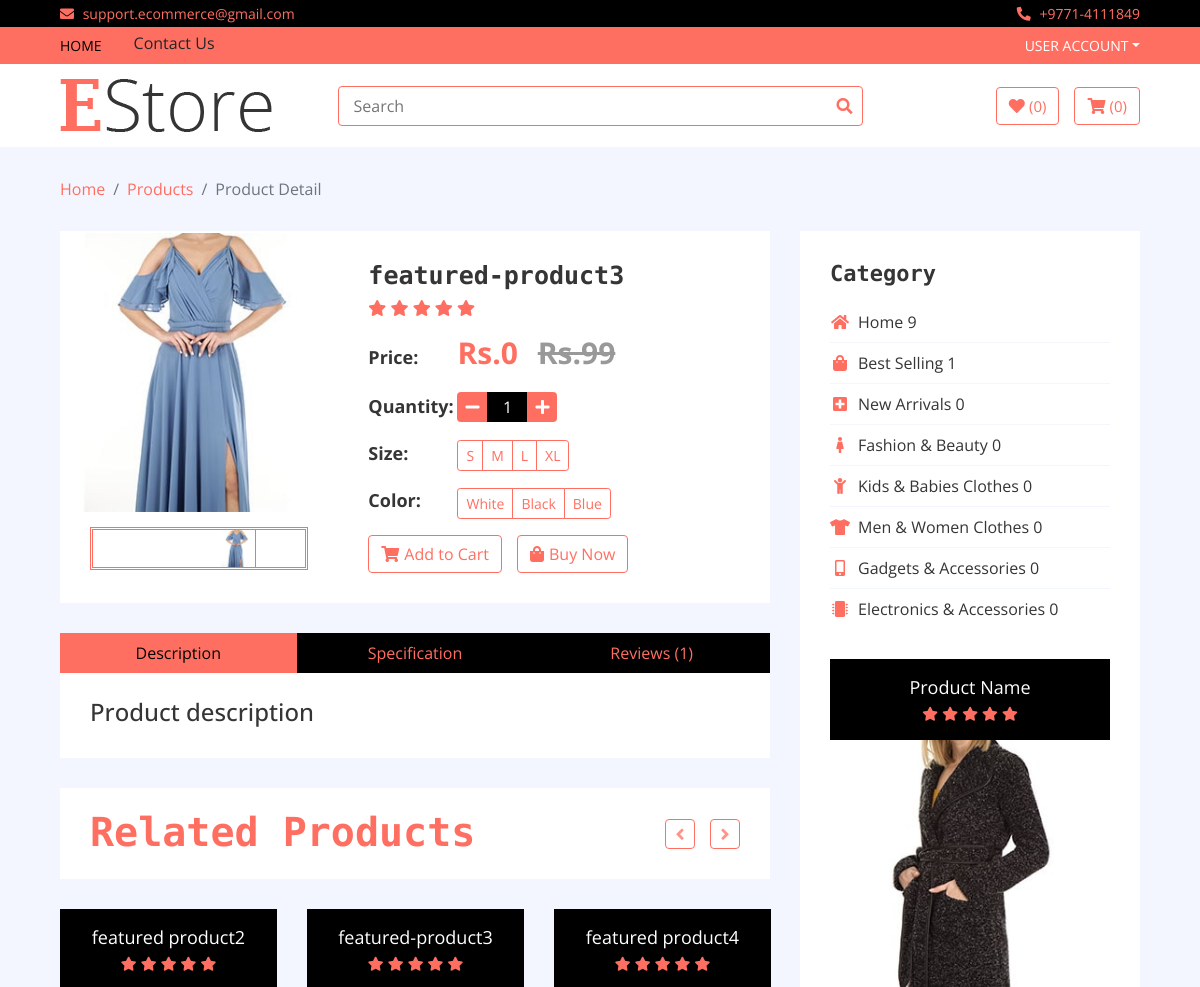
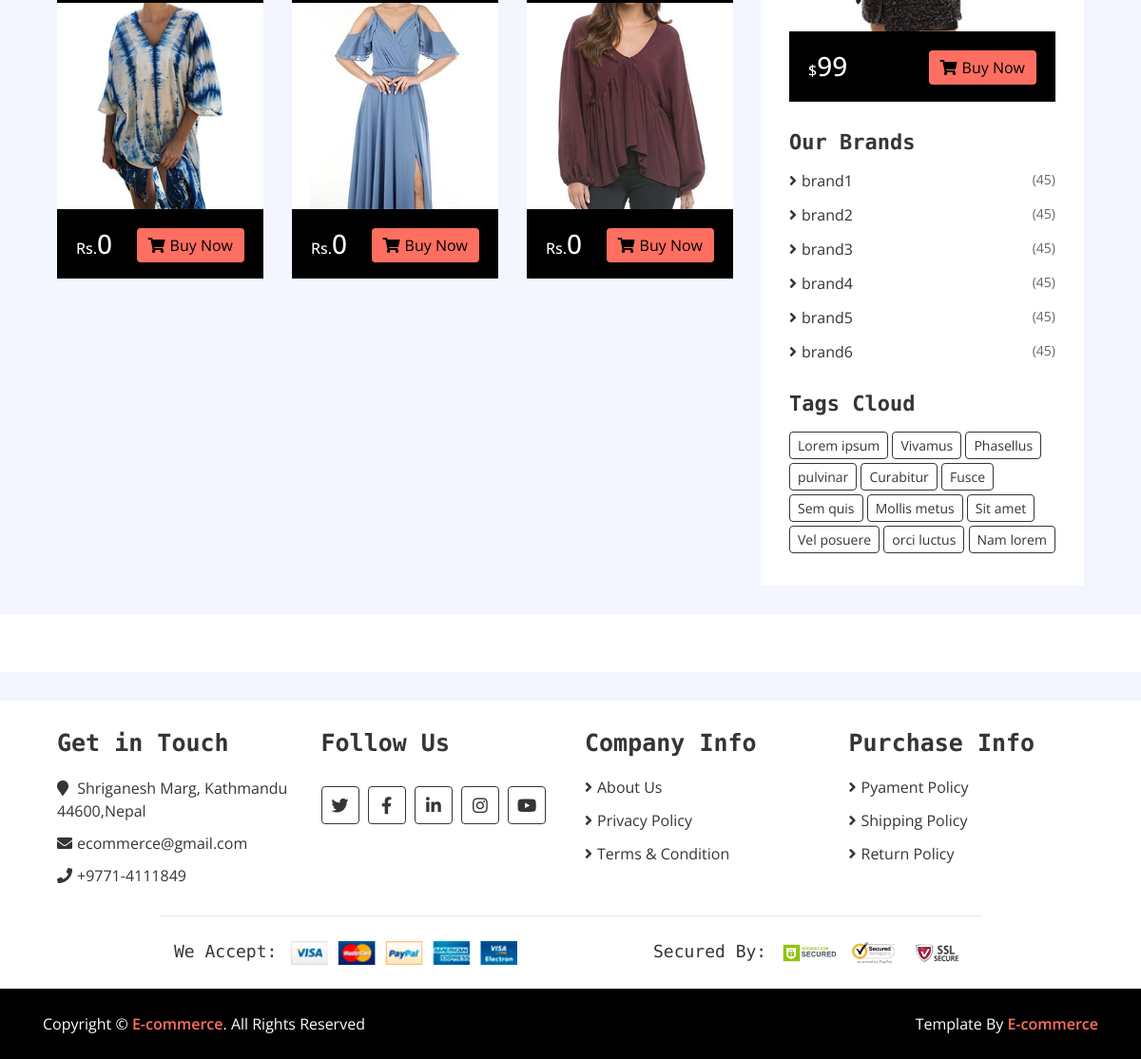
The page /products/featured-product3 on the database its author committed (2 pictures, top to bottom).
### home/models.py (models this page shows, shortened)
class Item(models.Model):
    title=models.CharField(max_length=200)
    price=models.IntegerField()
    discounted_price=models.IntegerField(default=0)
    label=models.CharField(choices=LABEL, max_length=200)
    image=models.ImageField(upload_to='media')
    status=models.CharField(choices=STATUS,max_length=200)
    slug=models.CharField(max_length=200,unique=True)
    category=models.ForeignKey("Category",on_delete=models.CASCADE)
    brand=models.ForeignKey("Brand",on_delete=models.CASCADE,null=True)
    description=models.TextField(blank=True)
    specification=models.TextField(blank=True)

class Category(models.Model):
    name=models.CharField( max_length=200)
    image=models.CharField( max_length=200)
    slug=models.CharField(max_length=100,unique=True)
    status=models.CharField(choices=STATUS,max_length=200)

class Brand(models.Model):
    name=models.CharField(max_length=200)
    image=models.ImageField( upload_to='media')
    status=models.CharField(choices=STATUS,max_length=200)

### home/views.py (the view)
# urls.py: path('products/<slug>',ItemDetailView.as_view(),name='products'),  # the slug value comes from model
class ItemDetailView(BaseView):
    def get(self,request,slug): # this slug is the value passed from url
        self.views['item_detail'] = Item.objects.filter(slug = slug)
        self.views['brand'] = Brand.objects.filter(status="active")
        self.views['count'] = []
        for i in self.views['brand']:
            count_food= Item.objects.filter(brand = i.id).count()
            d={'name': i.name,'count': count_food}
            self.views['count'].append(d)
        self.views['count_cat'] = Category.objects.filter(status="active")
        self.views['cat_count'] = []
        for i in self.views['count_cat']:
            count_food= Item.objects.filter(category = i.id).count()
            d={'name': i.name,'image':i.image,'cat_count': count_food}
            self.views['cat_count'].append(d)
        cat=Item.objects.get(slug=slug).category_id
        self.views['catitems']=Item.objects.filter(category = cat)
        return render(request,'product-detail.html',self.views)

### home/templates/product-detail.html (shortened to what this page needs)
{% extends 'base.html' %}
{% load static %}
{% block content %}
        <div class="breadcrumb-wrap">
            <div class="container-fluid">
                <ul class="breadcrumb">
                    <li class="breadcrumb-item"><a href="#">Home</a></li>
                    <li class="breadcrumb-item"><a href="#">Products</a></li>
                    <li class="breadcrumb-item active">Product Detail</li>
                </ul>
            </div>
        </div>
        <div class="product-detail">
            <div class="container-fluid">
                <div class="row">
                    <div class="col-lg-8">
                    {% for product in item_detail %}
                        <div class="product-detail-top">
                            <div class="row align-items-center">
                                <div class="col-md-5">
                                    <div class="product-slider-single normal-slider">
                                        <img src="{{product.image.url}}" alt="Product Image">
                                    </div>
                                    <div class="product-slider-single-nav normal-slider">
                                        <div class="slider-nav-img"><img src="{{product.image.url}}" alt="Product Image"></div>
                                    </div>
                                </div>
                                <div class="col-md-7">
                                    <div class="product-content">
                                        <div class="title"><h2>{{product.title}}</h2></div>
                                        <div class="ratting">
                                            <i class="fa fa-star"></i>
                                            <i class="fa fa-star"></i>
                                            <i class="fa fa-star"></i>
                                            <i class="fa fa-star"></i>
                                            <i class="fa fa-star"></i>
                                        </div>
                                        <div class="price">
                                            <h4>Price:</h4>
                                            <p>Rs.{{product.discounted_price}} <span>Rs.{{product.price}}</span></p>
                                        </div>
                                        <div class="quantity">
                                            <h4>Quantity:</h4>
                                            <div class="qty">
                                                <button class="btn-minus"><i class="fa fa-minus"></i></button>
                                                <input type="text" value="1">
                                                <button class="btn-plus"><i class="fa fa-plus"></i></button>
                                            </div>
                                        </div>
                                        <div class="p-size">
                                            <h4>Size:</h4>
                                            <div class="btn-group btn-group-sm">
                                                <button type="button" class="btn">S</button>
                                                <button type="button" class="btn">M</button>
                                                <button type="button" class="btn">L</button>
                                                <button type="button" class="btn">XL</button>
                                            </div>
                                        </div>
                                        <div class="p-color">
                                            <h4>Color:</h4>
                                            <div class="btn-group btn-group-sm">
                                                <button type="button" class="btn">White</button>
                                                <button type="button" class="btn">Black</button>
                                                <button type="button" class="btn">Blue</button>
                                            </div>
                                        </div>
                                        <div class="action">
                                            <a class="btn" href="#"><i class="fa fa-shopping-cart"></i>Add to Cart</a>
                                            <a class="btn" href="#"><i class="fa fa-shopping-bag"></i>Buy Now</a>
                                        </div>
                                    </div>
                                </div>
                            </div>
                        </div>
                        <div class="row product-detail-bottom">
                            <div class="col-lg-12">
                                <ul class="nav nav-pills nav-justified">
                                    <li class="nav-item">
                                        <a class="nav-link active" data-toggle="pill" href="#description">Description</a>
                                    </li>
                                    <li class="nav-item">
                                        <a class="nav-link" data-toggle="pill" href="#specification">Specification</a>
                                    </li>
                                    <li class="nav-item">
                                        <a class="nav-link" data-toggle="pill" href="#reviews">Reviews (1)</a>
                                    </li>
                                </ul>
                                <div class="tab-content">
                                    <div id="description" class="container tab-pane active">
                                        <h4>Product description</h4>
                                    </div>
                                </div>
                            </div>
                        </div>
                    {% endfor %}
                        <div class="product">
                            <div class="section-header">
                                <h1>Related Products</h1>
                            </div>
                            <div class="row align-items-center product-slider product-slider-3">
                            {% for cat in catitems %}
                                <div class="col-lg-3">
                                    <div class="product-item">
                                        <div class="product-title">
                                            <a href="#">{{cat.title}}</a>
                                            <div class="ratting">
                                                <i class="fa fa-star"></i>
                                                <i class="fa fa-star"></i>
                                                <i class="fa fa-star"></i>
                                                <i class="fa fa-star"></i>
                                                <i class="fa fa-star"></i>
                                            </div>
                                        </div>
                                        <div class="product-image">
                                            <a href="product-detail.html">
                                                <img src="{{cat.image.url}}" alt="Product Image">
                                            </a>
                                        </div>
                                        <div class="product-price">
                                            <h3><span>Rs.</span>{{cat.discounted_price}}</h3>
                                            <a class="btn" href=""><i class="fa fa-shopping-cart"></i>Buy Now</a>
                                        </div>
                                    </div>
                                </div>
                                {% endfor %}
                            </div>
                        </div>
                    </div>
                    <div class="col-lg-4 sidebar">
                        <div class="sidebar-widget category">
                            <h2 class="title">Category</h2>
                            <nav class="navbar bg-light">
                                <ul class="navbar-nav">
                                    {% for cat in cat_count %}
                                    <li class="nav-item">
                                        <a class="nav-link" href="#"><i class="fa fa-{{cat.image}}"></i>{{cat.name}} {{cat.cat_count}}</a>
                                    </li>
                                    {% endfor %}
                                </ul>
                            </nav>
                        </div>
                        <div class="sidebar-widget widget-slider">
                            <div class="sidebar-slider normal-slider">
                                <div class="product-item">
                                    <div class="product-title">
                                        <a href="#">Product Name</a>
                                        <div class="ratting">
                                            <i class="fa fa-star"></i>
                                            <i class="fa fa-star"></i>
                                            <i class="fa fa-star"></i>
                                            <i class="fa fa-star"></i>
                                            <i class="fa fa-star"></i>
                                        </div>
                                    </div>
                                    <div class="product-image">
                                        <a href="product-detail.html">
                                            <img src="img/product-7.jpg" alt="Product Image">
                                        </a>
                                    </div>
                                    <div class="product-price">
                                        <h3><span>$</span>99</h3>
                                        <a class="btn" href=""><i class="fa fa-shopping-cart"></i>Buy Now</a>
                                    </div>
                                </div>
                            </div>
                        </div>
                        <div class="sidebar-widget brands">
                            <h2 class="title">Our Brands</h2>
                            <ul>
                            {% for brand in count %}
                                <li><a href="#">{{brand.name}} </a><span>(45)</span></li>
                            {% endfor %}
                            </ul>
                        </div>
                        <div class="sidebar-widget tag">
                            <h2 class="title">Tags Cloud</h2>
                            <a href="#">Lorem ipsum</a>
                            <a href="#">Vivamus</a>
                            <a href="#">Phasellus</a>
                            <a href="#">pulvinar</a>
                            <a href="#">Curabitur</a>
                            <a href="#">Fusce</a>
                            <a href="#">Sem quis</a>
                            <a href="#">Mollis metus</a>
                            <a href="#">Sit amet</a>
                            <a href="#">Vel posuere</a>
                            <a href="#">orci luctus</a>
                            <a href="#">Nam lorem</a>
                        </div>
                    </div>
                </div>
            </div>
        </div>
        <div class="brand">
            <div class="container-fluid">
                <div class="brand-slider">
                {% for brand in brands %}
                    <div class="brand-item"><img src="{{brand.iamge.url}}" alt=""></div>
                {% endfor %}
                </div>
            </div>
        </div>
       {% endblock  %}

### rows shown on the page
Item: image (picture), title "featured-product3", discounted_price "0", price "99"
Item: title "featured product2", image (picture), discounted_price "0"
Item: title "featured product4", image (picture), discounted_price "0"
Category: name "Home"
Category: name "Best Selling"
Category: name "New Arrivals"
Category: name "Fashion & Beauty"
Category: name "Kids & Babies Clothes"
Category: name "Men & Women Clothes"
Category: name "Gadgets & Accessories"
Category: name "Electronics & Accessories"
Brand: name "brand1"
Brand: name "brand2"
Brand: name "brand3"
Brand: name "brand4"
Brand: name "brand5"
Brand: name "brand6"

### other values the page prints
{{ cat.cat_count }} "9" "1" "0" "0" "0" "0" "0" "0"
